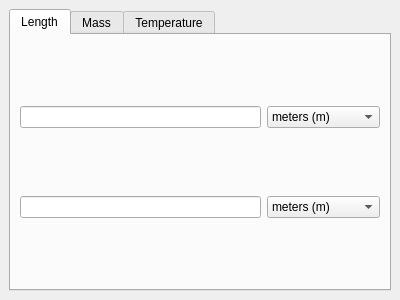
<?xml version="1.0" encoding="UTF-8"?>
<ui version="4.0">
 <class>MainWindow</class>
 <widget class="QMainWindow" name="MainWindow">
  <property name="geometry">
   <rect>
    <x>0</x>
    <y>0</y>
    <width>400</width>
    <height>300</height>
   </rect>
  </property>
  <property name="windowTitle">
   <string>Converter</string>
  </property>
  <widget class="QWidget" name="centralwidget">
   <layout class="QVBoxLayout" name="verticalLayout">
    <item>
     <widget class="QTabWidget" name="tabWidget">
      <property name="currentIndex">
       <number>0</number>
      </property>
      <widget class="QWidget" name="tabLength">
       <attribute name="title">
        <string>Length</string>
       </attribute>
       <layout class="QVBoxLayout" name="layoutLength">
        <item>
         <layout class="QHBoxLayout" name="rowTopL">
          <item>
           <widget class="QLineEdit" name="editTopL"/>
          </item>
          <item>
           <widget class="QComboBox" name="comboTopUnitL">
            <item><property name="text"><string>meters (m)</string></property></item>
            <item><property name="text"><string>kilometers (km)</string></property></item>
            <item><property name="text"><string>inches (in)</string></property></item>
            <item><property name="text"><string>feet (ft)</string></property></item>
            <item><property name="text"><string>miles (mi)</string></property></item>
           </widget>
          </item>
         </layout>
        </item>
        <item>
         <layout class="QHBoxLayout" name="rowBottomL">
          <item>
           <widget class="QLineEdit" name="editBottomL"/>
          </item>
          <item>
           <widget class="QComboBox" name="comboBottomUnitL">
            <item><property name="text"><string>meters (m)</string></property></item>
            <item><property name="text"><string>kilometers (km)</string></property></item>
            <item><property name="text"><string>inches (in)</string></property></item>
            <item><property name="text"><string>feet (ft)</string></property></item>
            <item><property name="text"><string>miles (mi)</string></property></item>
           </widget>
          </item>
         </layout>
        </item>
       </layout>
      </widget>
      <widget class="QWidget" name="tabMass">
       <attribute name="title">
        <string>Mass</string>
       </attribute>
       <layout class="QVBoxLayout" name="layoutMass">
        <item>
         <layout class="QHBoxLayout" name="rowTopM">
          <item>
           <widget class="QLineEdit" name="editTopM"/>
          </item>
          <item>
           <widget class="QComboBox" name="comboTopUnitM">
            <item><property name="text"><string>kilograms (kg)</string></property></item>
            <item><property name="text"><string>pounds (lb)</string></property></item>
            <item><property name="text"><string>ounces (oz)</string></property></item>
           </widget>
          </item>
         </layout>
        </item>
        <item>
         <layout class="QHBoxLayout" name="rowBottomM">
          <item>
           <widget class="QLineEdit" name="editBottomM"/>
          </item>
          <item>
           <widget class="QComboBox" name="comboBottomUnitM">
            <item><property name="text"><string>kilograms (kg)</string></property></item>
            <item><property name="text"><string>pounds (lb)</string></property></item>
            <item><property name="text"><string>ounces (oz)</string></property></item>
           </widget>
          </item>
         </layout>
        </item>
       </layout>
      </widget>
      <widget class="QWidget" name="tabTemp">
       <attribute name="title">
        <string>Temperature</string>
       </attribute>
       <layout class="QVBoxLayout" name="layoutTemp">
        <item>
         <layout class="QHBoxLayout" name="rowTopT">
          <item>
           <widget class="QLineEdit" name="editTopT"/>
          </item>
          <item>
           <widget class="QComboBox" name="comboTopUnitT">
            <item><property name="text"><string>Celsius (°C)</string></property></item>
            <item><property name="text"><string>Fahrenheit (°F)</string></property></item>
            <item><property name="text"><string>Kelvin (K)</string></property></item>
           </widget>
          </item>
         </layout>
        </item>
        <item>
         <layout class="QHBoxLayout" name="rowBottomT">
          <item>
           <widget class="QLineEdit" name="editBottomT"/>
          </item>
          <item>
           <widget class="QComboBox" name="comboBottomUnitT">
            <item><property name="text"><string>Celsius (°C)</string></property></item>
            <item><property name="text"><string>Fahrenheit (°F)</string></property></item>
            <item><property name="text"><string>Kelvin (K)</string></property></item>
           </widget>
          </item>
         </layout>
        </item>
       </layout>
      </widget>
     </widget>
    </item>
   </layout>
  </widget>
 </widget>
 <resources/>
 <connections/>
</ui>
